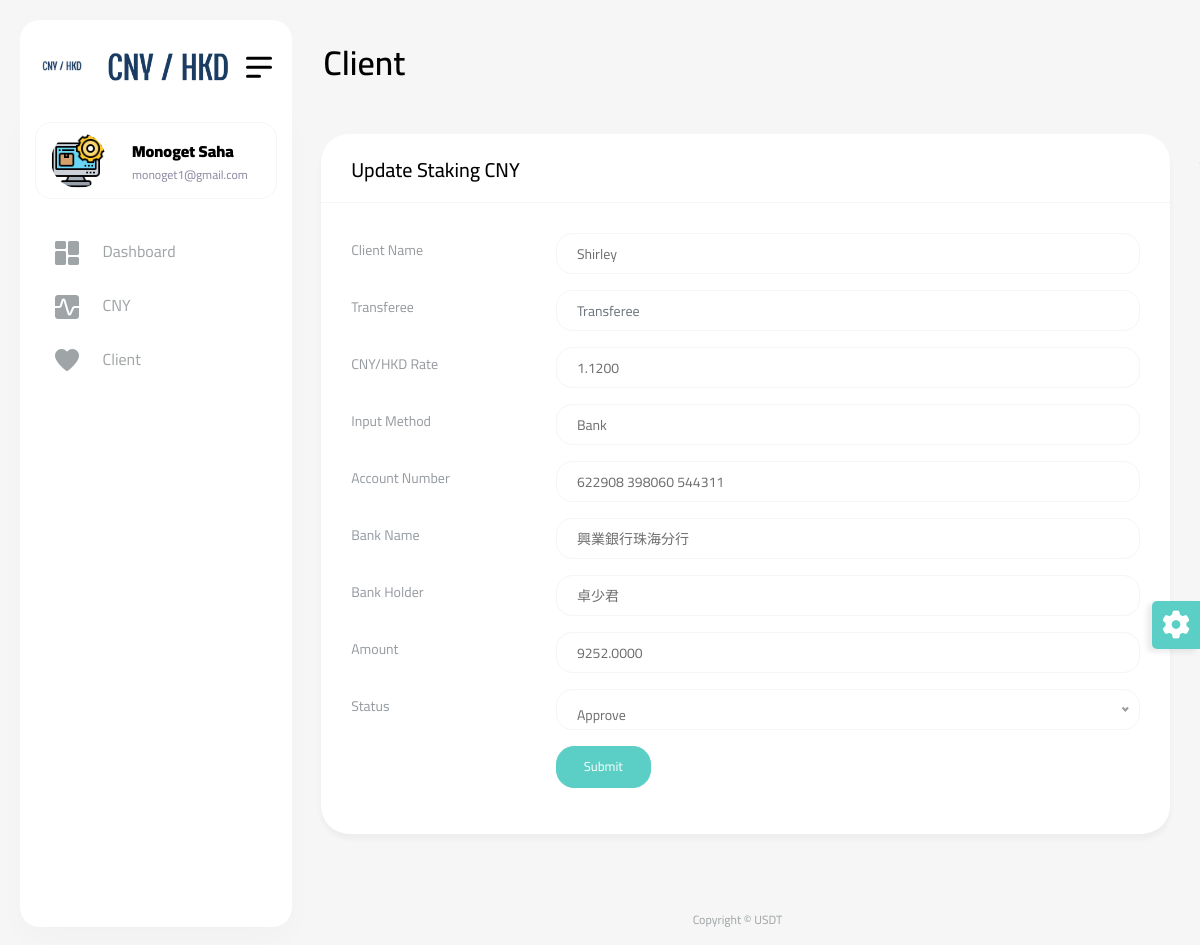
Screenshot of /client.php?depositId=6 (signed in) with the database file from the repository.
### tables this page shows
CREATE TABLE `deposit_cny` (
  `id` int(11) NOT NULL,
  `client_name` varchar(250) NOT NULL,
  `conversion_rate` double(10,4) NOT NULL,
  `input_method` varchar(100) NOT NULL,
  `account_number` varchar(50) NOT NULL,
  `bank_name` varchar(250) NOT NULL,
  `bank_holder` varchar(100) NOT NULL,
  `amount` double(15,4) NOT NULL,
  `w_amount` double(15,4) NOT NULL,
  `staking_days` int(11) NOT NULL,
  `transferee` varchar(150) NOT NULL,
  `status` varchar(20) NOT NULL DEFAULT 'Pending',
  `inserted_at` datetime NOT NULL,
  `updated_at` timestamp NOT NULL DEFAULT current_timestamp() ON UPDATE current_timestamp()
);

### include/dbController.php (called while the page is built, shortened)
<?php
class DBController {
    private $host = "localhost";
    private $user = "root";
    private $password = "";
    private $database = "usdt";
    private $conn;
    function __construct() {
        $this->conn = $this->connectDB();
    }
    function connectDB() {
        $conn = mysqli_connect($this->host,$this->user,$this->password,$this->database);
        return $conn;
    }
    function runQuery($query) {
        $result = mysqli_query($this->conn,$query);
        while($row=mysqli_fetch_assoc($result)) {
            $resultset[] = $row;
        }
        if(!empty($resultset))
            return $resultset;
    }
}

### client.php (the view, shortened to what this page needs)
<?php
require_once("include/dbController.php");
$db_handle = new DBController();
?>
<!DOCTYPE html>
<html lang="en">
<head>
    <?php require_once('include/css.php'); ?>
</head>
<body>
<div id="main-wrapper">
    <?php require_once('include/header.php'); ?>
    <div class="header">
        <div class="header-content">
            <nav class="navbar navbar-expand">
                <div class="collapse navbar-collapse justify-content-between">
                    <div class="header-left">
                        <div class="dashboard_bar">
                            Client
                        </div>
                    </div>
                </div>
            </nav>
        </div>
    </div>
    <?php require_once('include/navbar.php'); ?>
    <div class="content-body">
        <div class="container-fluid">
            <div class="row invoice-card-row">
                <?php if (isset($_GET['depositId'])) { ?>
                    <div class="col-12">
                        <div class="card">
                            <div class="card-header">
                                <h4 class="card-title">Update Staking CNY</h4>
                            </div>
                            <div class="card-body">
                                <div class="basic-form">
                                    <form method="post" action="Update">
                                        <?php $data = $db_handle->runQuery("SELECT * FROM deposit_cny where id={$_GET['depositId']}"); ?>
                                        <div class="mb-3 row">
                                            <label class="col-sm-3 col-form-label">Client Name</label>
                                            <div class="col-sm-9">
                                                <input type="text" class="form-control" name="client_name"
                                                       placeholder="Client Name"
                                                       value="<?php echo $data[0]["client_name"]; ?>" required>
                                            </div>
                                        </div>
                                        <div class="mb-3 row">
                                            <label class="col-sm-3 col-form-label">Transferee</label>
                                            <div class="col-sm-9">
                                                <input type="text" class="form-control" name="transferee"
                                                       value="<?php echo $data[0]["transferee"]; ?>"
                                                       placeholder="Transferee">
                                            </div>
                                        </div>
                                        <div class="mb-3 row">
                                            <label class="col-sm-3 col-form-label">CNY/HKD Rate</label>
                                            <div class="col-sm-9">
                                                <input type="text" class="form-control" name="conversion_rate"
                                                       placeholder="CNY/HKD Rate"
                                                       value="<?php echo $data[0]["conversion_rate"]; ?>" required>
                                            </div>
                                        </div>
                                        <div class="mb-3 row">
                                            <label class="col-sm-3 col-form-label">Input Method</label>
                                            <div class="col-sm-9">
                                                <input type="text" class="form-control" name="input_method"
                                                       value="<?php echo $data[0]["input_method"]; ?>"
                                                       placeholder="Input Method">
                                            </div>
                                        </div>
                                        <div class="mb-3 row">
                                            <label class="col-sm-3 col-form-label">Account Number</label>
                                            <div class="col-sm-9">
                                                <input type="text" class="form-control" name="account_number"
                                                       value="<?php echo $data[0]["account_number"]; ?>"
                                                       placeholder="Account Number">
                                            </div>
                                        </div>
                                        <div class="mb-3 row">
                                            <label class="col-sm-3 col-form-label">Bank Name</label>
                                            <div class="col-sm-9">
                                                <input type="text" class="form-control" name="bank_name"
                                                       value="<?php echo $data[0]["bank_name"]; ?>"
                                                       placeholder="Bank Name">
                                            </div>
                                        </div>
                                        <div class="mb-3 row">
                                            <label class="col-sm-3 col-form-label">Bank Holder</label>
                                            <div class="col-sm-9">
                                                <input type="text" class="form-control" name="bank_holder"
                                                       value="<?php echo $data[0]["bank_holder"]; ?>"
                                                       placeholder="Bank Holder">
                                            </div>
                                        </div>
                                        <div class="mb-3 row">
                                            <label class="col-sm-3 col-form-label">Amount</label>
                                            <div class="col-sm-9">
                                                <input type="text" class="form-control" name="amount"
                                                       value="<?php echo $data[0]["amount"]; ?>"
                                                       placeholder="Amount">
                                            </div>
                                        </div>
                                        <div class="mb-3 row">
                                            <label class="col-sm-3 col-form-label">Status</label>
                                            <div class="col-sm-9">
                                            </div>
                                        </div>
                                        <div class="mb-3 row">
                                            <div class="col-sm-6 mx-auto">
                                                <button type="submit" class="btn btn-primary w-25"
                                                        name="updateCNY">Submit
                                                </button>
                                            </div>
                                        </div>
                                    </form>
                                </div>
                            </div>
                        </div>
                    </div>
                <?php } ?>
            </div>
        </div>
    </div>
    <?php require_once('include/footer.php'); ?>
</div>
</body>
</html>

### include/navbar.php (shortened to what this page needs)
<div class="dlabnav">
    <div class="dlabnav-scroll">
        <ul class="metismenu" id="menu">
            <li class="dropdown header-profile">
                <a class="nav-link" href="javascript:void(0);" role="button" data-bs-toggle="dropdown">
                    <?php $data = $db_handle->runQuery("SELECT * FROM admin_login where id={$_SESSION['userid']}"); ?>
                    <img src="<?php echo $data[0]["image"]; ?>" width="20" alt=""/>
                    <div class="header-info ms-3">
                        <span class="font-w600 "><b><?php echo $data[0]["name"]; ?></b></span>
                        <small class="text-end font-w400"><?php echo $data[0]["email"]; ?></small>
                    </div>
                </a>
            </li>
            <li>
                <a class="ai-icon" href="Dashboard" aria-expanded="false">
                    <i class="flaticon-025-dashboard"></i>
                    <span class="nav-text">Dashboard</span>
                </a>
            </li>
            <li>
                <a class="ai-icon" href="Staking-USDT" aria-expanded="false">
                    <i class="flaticon-041-graph"></i>
                    <span class="nav-text">CNY</span>
                </a>
            </li>
            <li>
                <a class="ai-icon" href="Client" aria-expanded="false">
                    <i class="flaticon-045-heart"></i>
                    <span class="nav-text">Client</span>
                </a>
            </li>
        </ul>
    </div>
</div>

### rows the page displays
deposit_cny: client_name "Shirley", conversion_rate "1.1200", input_method "Bank", account_number "622908 398060 544311", bank_name "興業銀行珠海分行", bank_holder "卓少君", amount "9252.0000"

### other values shown
$data[0]["name"] "Monoget Saha"
$data[0]["email"] "monoget1@gmail.com"
